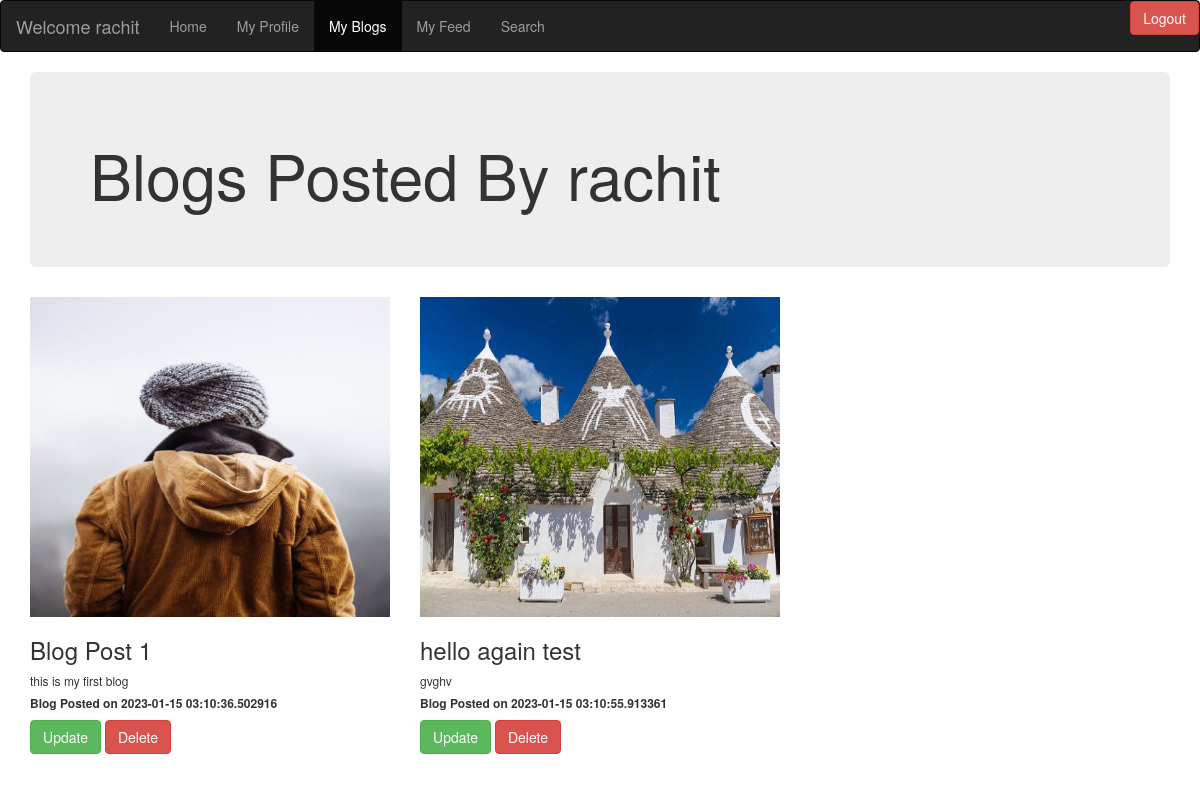
The page /your_blogs/8 on the database its author committed.
### models.py (models this page shows)
class USER(db.Model):
    _tablename_="user"
    user_id = db.Column(db.Integer,autoincrement=True,primary_key=True)
    name = db.Column(db.String)
    email = db.Column(db.String,unique=True)
    password = db.Column(db.String,nullable=False,unique=True)
    profile_pic= db.Column(db.String)

class BLOG(db.Model):
    _tablename_="BLOG"
    blog_id=db.Column(db.Integer,autoincrement=True,primary_key=True)
    user_id = db.Column(db.String,db.ForeignKey("user.user_id"),primary_key=True)
    blog_name = db.Column(db.String)
    description = db.Column(db.String)
    image_path=db.Column(db.String)
    timestamp=db.Column(db.String)

### main.py (the view)
@app.route("/your_blogs/<int:user_id>", methods=["GET", "POST"])
def your_blogs(user_id):
    if request.method == "GET":
        v1=USER.query.filter_by(user_id=user_id).first()
        blogs=BLOG.query.filter_by(user_id=user_id).all()
        return render_template("your_blogs.html", blogs=blogs,user_id=user_id,name=v1.name)

### templates/your_blogs.html (shortened to what this page needs)
<!DOCTYPE html>
<html lang="en">
<head>
  <link rel="stylesheet" href="https://maxcdn.bootstrapcdn.com/bootstrap/3.4.1/css/bootstrap.min.css">
</head>
<body>
<nav class="navbar navbar-inverse">
  <div class="container-fluid">
    <div class="navbar-header">
      <a class="navbar-brand" href="#">Welcome {{ name }}</a>
    </div>
    <ul class="nav navbar-nav">
      <li><a href="/dashboard/{{user_id}}/blog_page">Home</a></li>
      <li><a href="/myprofile/{{user_id}}">My Profile</a></li>
      <li class="active"><a href="/your_blogs/{{user_id}}">My Blogs</a></li>
      <li><a href="/my_feed/{{user_id}}">My Feed</a></li>
      <li><a href="/search/{{user_id}}?q=9999">Search</a></li>
    </ul>
    <ul class="nav navbar-nav navbar-right">
    <a href="/logout/{{user_id}}" class="btn btn-danger" role="button">Logout</a>
    </ul>
  </div>
</nav>
<div class="container">
    <div class="jumbotron">
        <h1 class="display-4">Blogs Posted By {{name}}</h1>
    </div>
    <div class="row">
      {% for i in blogs %}
      <div class="col-lg-4">
        <div class="card" style="width: 360;">
          <img class="card-img-top" src="\static\{{i.image_path}}" width="360" height="320">
          <div class="card-body">
            <h3 class="card-title">{{i.blog_name}}</h3>
            <h6 class="card-text">{{ i.description }}</h6>
            <h6 style="font-weight:bold">Blog Posted on {{i.timestamp}}</h6>
            <a href="/edit_blog/{{i.user_id}}/{{i.blog_id}}" class="btn btn-success" role="button">Update</a>
            <a href="/delete_blog/{{i.user_id}}/{{i.blog_id}}" onclick="return confirm('Are you sure you want to delete this item?');"class="btn btn-danger" role="button">Delete</a>
          <br>
          <br>
          <br>
          </div>
        </div>
      </div>
      {% endfor %}
    </div>
</div>
</body>
</html>

### rows shown on the page
USER: name "rachit"
BLOG: image_path (picture), blog_name "Blog Post 1", description "this is my first blog", timestamp "2023-01-15 03:10:36.502916"
BLOG: image_path (picture), blog_name "hello again test", description "gvghv", timestamp "2023-01-15 03:10:55.913361"
